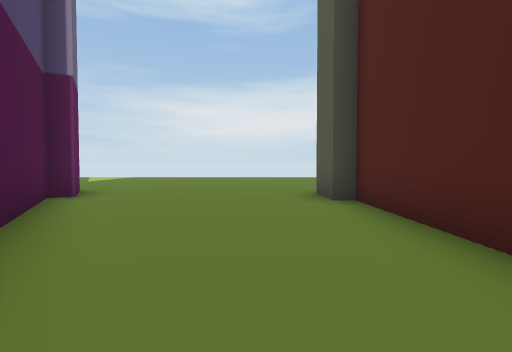
view 1 (above)

13 first-person views from a walk through a Unity game level. The camera is 1.2 m above the floor, tilts 2° down and sees 80° across. The floor is counted in squares, 2 m on a side. Each view is taken from the middle of a square. On the plan, view 1 faces up. The plan holds only what a view shows up to about 9 squares ahead; the rest is blank. The place goes on beyond the plan. The player character is not drawn.

view 2
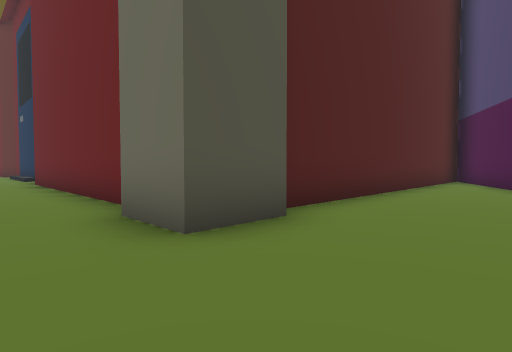

view 3
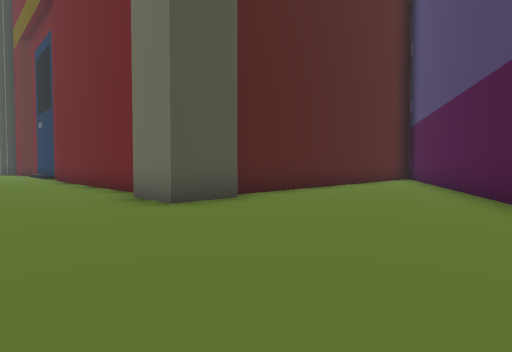

view 4
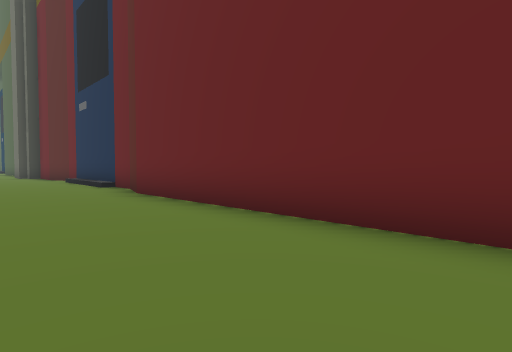

view 5
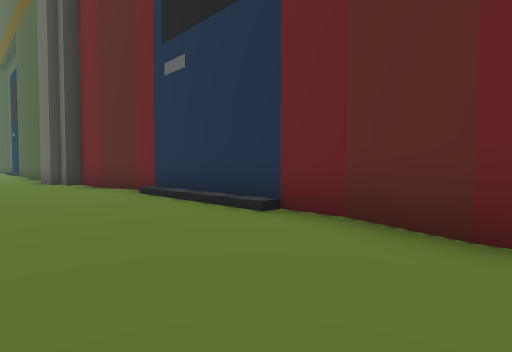

view 6
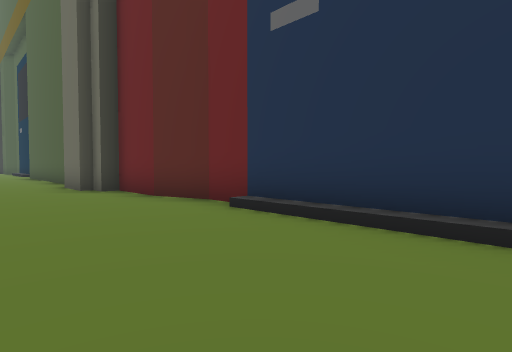

view 7
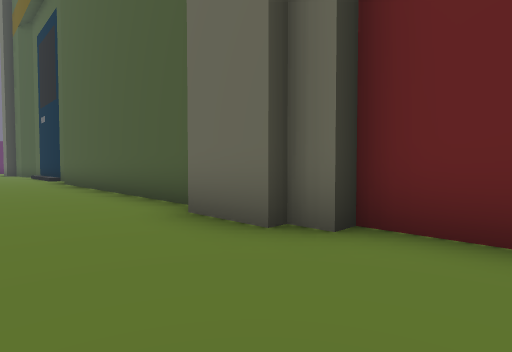

view 8
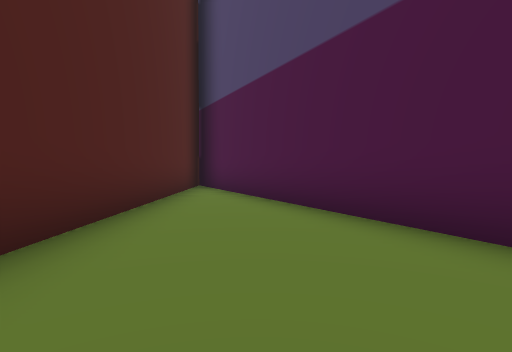

view 9
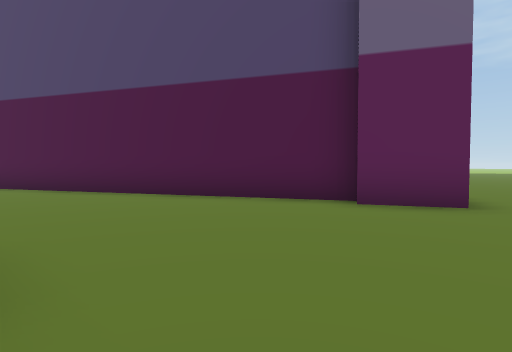

view 10
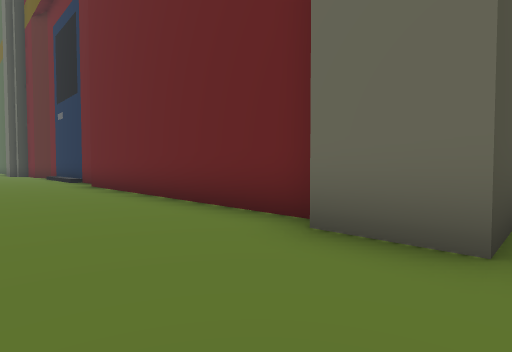

view 11
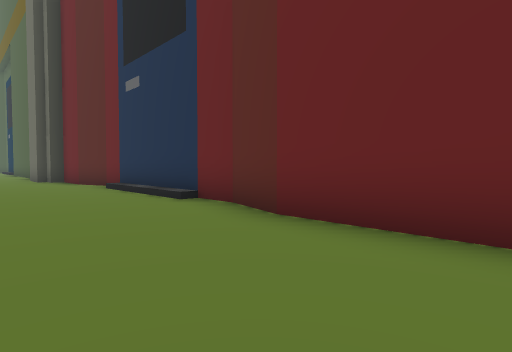

view 12
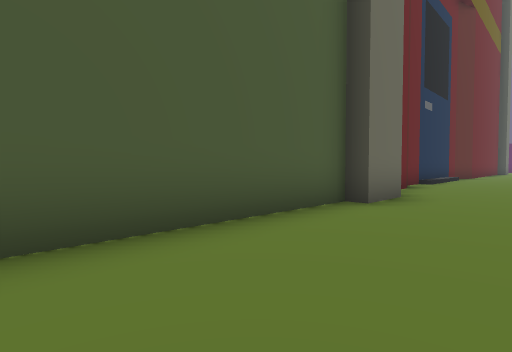

view 13
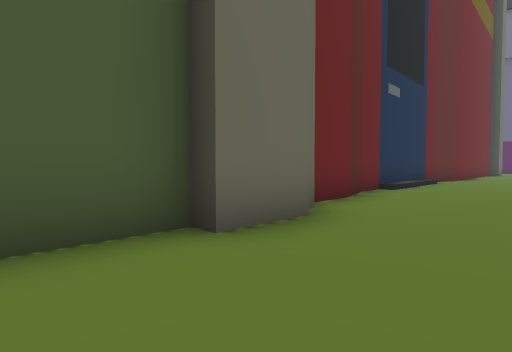

### Floor plan
Key: @ floor where view 1 was taken; # wall or solid block; . floor; / step, stairs or slope.
Columns run from 7 left of view 1 to 27 right of it. Each row starts with its distance up from view 1.
  9   .................................
  8   .................................
  7 ...#........................##.....
  6    #.....##########.////.##########
  5    #.....#        ########
  4    ##....#
  3     #....#
  2     ##...#
  1      #...#
  0      ##@.#
 -1       #..#
 -2       ##.#
 -3        #.#
 -4        ###

Positions as (right, up) in squares from view 1, and headings:
1: (0, 0), facing up
2: (-1, 8), facing down-right
3: (-3, 9), facing down-right
4: (4, 9), facing down-right
5: (10, 9), facing down-right
6: (13, 9), facing down-right
7: (19, 9), facing down-right
8: (0, 4), facing down
9: (1, 8), facing down-left
10: (1, 9), facing down-right
11: (8, 9), facing down-right
12: (27, 9), facing down-left
13: (24, 9), facing down-left
